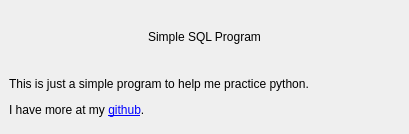
<?xml version="1.0" encoding="UTF-8"?>
<ui version="4.0">
 <class>About</class>
 <widget class="QMainWindow" name="About">
  <property name="geometry">
   <rect>
    <x>0</x>
    <y>0</y>
    <width>409</width>
    <height>134</height>
   </rect>
  </property>
  <property name="sizePolicy">
   <sizepolicy hsizetype="Minimum" vsizetype="Minimum">
    <horstretch>0</horstretch>
    <verstretch>0</verstretch>
   </sizepolicy>
  </property>
  <property name="maximumSize">
   <size>
    <width>409</width>
    <height>134</height>
   </size>
  </property>
  <property name="windowTitle">
   <string>About</string>
  </property>
  <widget class="QWidget" name="centralwidget">
   <layout class="QVBoxLayout" name="verticalLayout">
    <item>
     <widget class="QLabel" name="label">
      <property name="sizePolicy">
       <sizepolicy hsizetype="Minimum" vsizetype="Minimum">
        <horstretch>0</horstretch>
        <verstretch>0</verstretch>
       </sizepolicy>
      </property>
      <property name="styleSheet">
       <string notr="true">font: 75 20pt &quot;MS Shell Dlg 2&quot;;</string>
      </property>
      <property name="text">
       <string>Simple SQL Program</string>
      </property>
      <property name="alignment">
       <set>Qt::AlignCenter</set>
      </property>
     </widget>
    </item>
    <item>
     <widget class="QLabel" name="label_2">
      <property name="text">
       <string>&lt;html&gt;&lt;head/&gt;&lt;body&gt;&lt;p&gt;This is just a simple program to help me practice python. &lt;/p&gt;&lt;p&gt;I have more at my &lt;a href=&quot;https://github.com/brianhammond&quot;&gt;&lt;span style=&quot; text-decoration: underline; color:#0000ff;&quot;&gt;github&lt;/span&gt;&lt;/a&gt;.&lt;/p&gt;&lt;/body&gt;&lt;/html&gt;</string>
      </property>
      <property name="openExternalLinks">
       <bool>true</bool>
      </property>
     </widget>
    </item>
   </layout>
  </widget>
 </widget>
 <resources/>
 <connections/>
</ui>
